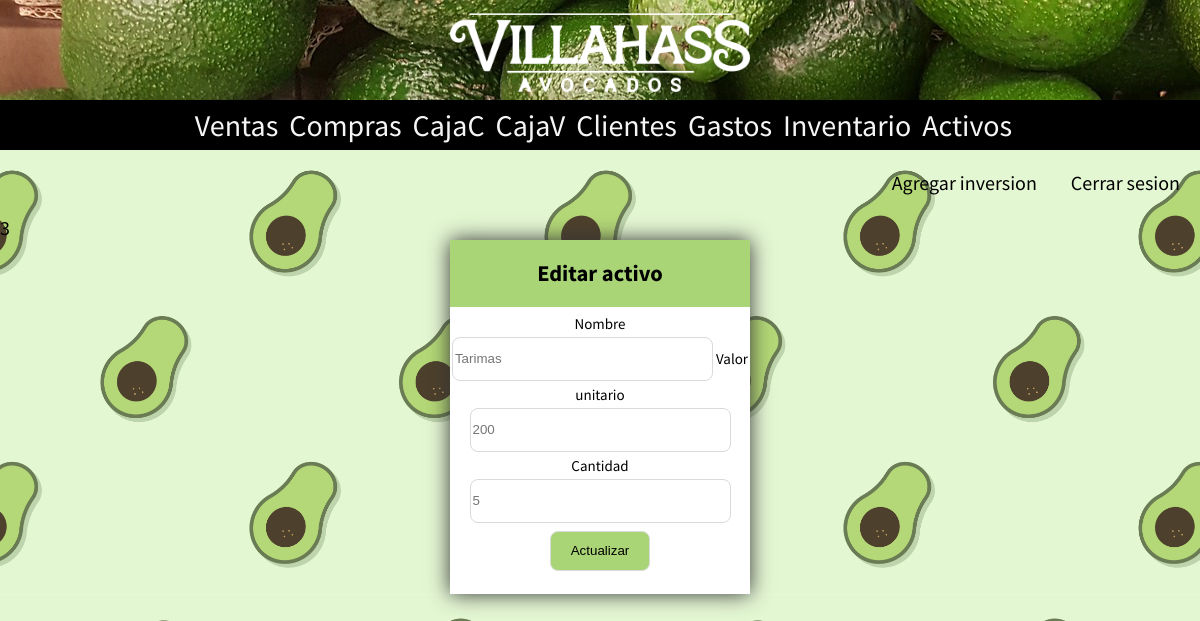
The app's page /editar_activo.php?id=3 (signed in) with its own data.
### tables this page shows
CREATE TABLE `activos` (
  `id_activo` int(11) NOT NULL,
  `nombre` varchar(50) NOT NULL,
  `valor_unitario` double NOT NULL,
  `cantidad` int(11) NOT NULL,
  `valor_total` double NOT NULL,
  `fecha_adqui` date NOT NULL DEFAULT current_timestamp()
);

### editar_activo.php (the view, shortened to what this page needs)
<?php
include("includes/header.php");
$id = $_GET["id"];
echo $id;
$cliente = "SELECT nombre, valor_unitario, cantidad FROM activos WHERE id_activo = '$id'";
?>
    <div class="container_form center">
        <div class="titulo-modal">
            <h2>Editar activo</h2>
        </div>
        <form action="edit_activo_insert.php" method="post">
            <?php
            $resultado = mysqli_query($conn, $cliente);
            while($row = mysqli_fetch_assoc($resultado)) {
            $nombre = $row["nombre"];
            $valor_unit = $row["valor_unitario"];
            $cantidad = $row["cantidad"];
            }?>
            <label for="nombre">Nombre</label>
            <input type="text" placeholder="<?php echo $nombre?>" name="nombre">
            <label for="valor_unitario">Valor unitario</label>
            <input type="text" placeholder="<?php echo $valor_unit?>" name="valor_unitario">
            <label for="nombre">Cantidad</label>
            <input type="text" placeholder="<?php echo $cantidad?>" name="cantidad">
            <input type="submit" value="Actualizar">
        </form>
    </div>

### includes/cabecera.css (style rules this page uses)
body { margin: 0; padding: 0; background-color: #f5f1f1; font-family: "Source Sans Pro", sans-serif; font-size: 20px; background-image: url(../img/fondo2.jpg); background-size: contain; }
form input { width: 85%; height: 40px; margin: 4px 0; border-radius: 8px; border: 1px solid #d9dad9; }
input[type="submit"] { margin-bottom: 23px; background: #aad576; width: auto; padding: 0 20px; }
.container_form { width: 300px; height: auto; background-color: white; box-shadow: 0 0 20px #333; text-align: center; font-size: 15px; }
.titulo-modal { background: #aad576; padding-top: 1px; padding-bottom: 1px; margin-bottom: 7px; }
.center { margin-left: auto; margin-right: auto; }

### records on screen
activos: nombre "Tarimas", valor_unitario "200", cantidad "5"

### other values on screen
$id "3"
